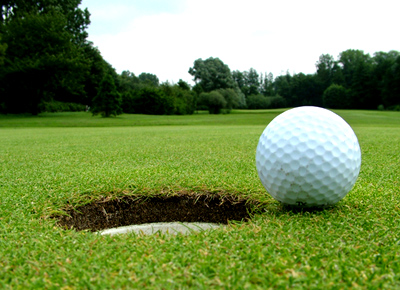
#> input picture Exp7/project_5/img1.png, 400 x 290 px
$ python '颜色直方图.py'
#> lines starting #> are read from the running program, lines starting #| are printed output that depends on the picture
import cv2
import numpy as np
import matplotlib.pyplot as plt

def RGB(img):
    b, g, r = cv2.split(img)
    x = b.sum()
    y = g.sum()
    z = r.sum()
    total = x+y+z
    rate = [float(x)/total, float(y)/total, float(z)/total]
    return rate

def draw(data, name):
    global count
    plt.figure(count)
    colors = ['b', 'g', 'r']
    bgr = [1, 2, 3]
    a=plt.bar(bgr, data, 0.5, color=colors, linewidth=0, align='center')
    plt.xticks(bgr, colors)
    plt.title(name)
    for i in a:
        #print i
        xloc = i.get_x()
        yloc = i.get_height()
        #print xloc, yloc
        plt.text(xloc+0.15,yloc*1.01,("%.3f"%yloc))
    count += 1

N = 2
count = 0
for i in range(N):
    plt.figure(i)
img1 = cv2.imread("img1.png",cv2.IMREAD_COLOR)
#> img1 is the input picture: shape (290, 400, 3); mean B, G, R 85.2, 142.6, 120.1
data1 = RGB(img1)
#> in RGB, `b, g, r = cv2.split(img)`:
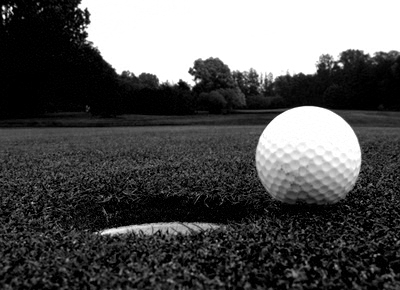
#> b: shape (290, 400); min 0, max 255, mean 85.2
#> in RGB, `b, g, r = cv2.split(img)`:
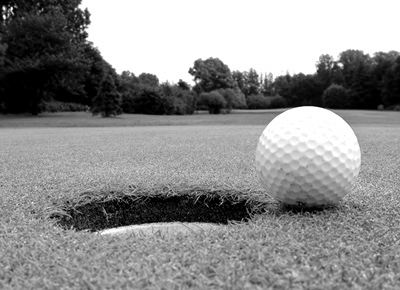
#> g: shape (290, 400); min 0, max 255, mean 142.6
#> in RGB, `b, g, r = cv2.split(img)`:
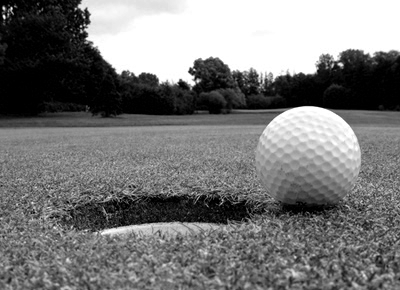
#> r: shape (290, 400); min 0, max 255, mean 120.1
#> in RGB, `x = b.sum()`: x = 9878968
#> in RGB, `y = g.sum()`: y = 16544285
#> in RGB, `z = r.sum()`: z = 13933651
#> in RGB, `total = x+y+z`: total = 40356904
#> in RGB, `rate = [float(x)/total, float(y)/total, float(z)/total]`: rate = [0.245, 0.41, 0.345]
#> data1 = [0.245, 0.41, 0.345]
draw(data1,"color histogram for img1")
#> the loop in draw, `for i in a:` made 3 passes
#> (xloc, yloc) on passes 1 to 3: (0.75, 0.245), (1.75, 0.41), (2.75, 0.345)
img2 = cv2.imread("img2.png",cv2.IMREAD_COLOR)
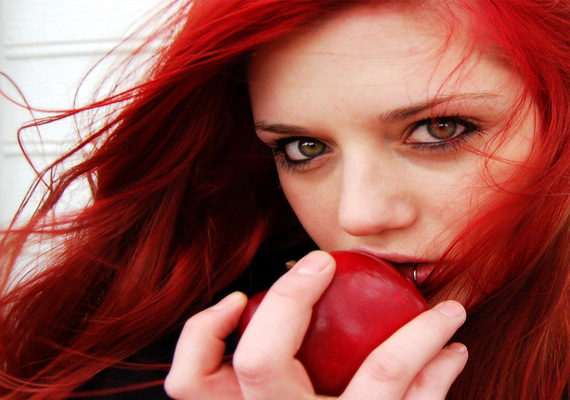
#> input picture Exp7/project_5/img2.png, 570 x 400 px
#> img2 is the input picture: shape (400, 570, 3); mean B, G, R 78.8, 86.1, 153.3
data2 = RGB(img2)
#> in RGB (call 2), `b, g, r = cv2.split(img)`:
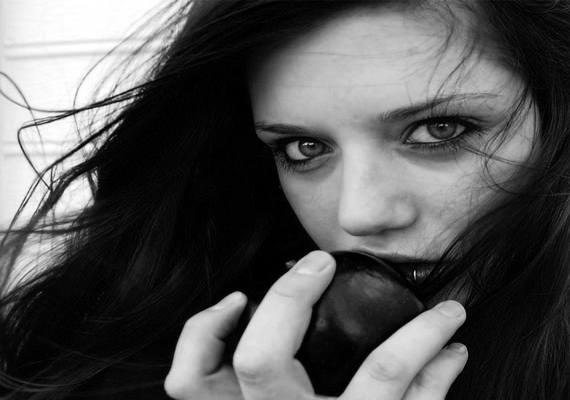
#> g: shape (400, 570); min 0, max 255, mean 86.1
#> in RGB (call 2), `b, g, r = cv2.split(img)`:
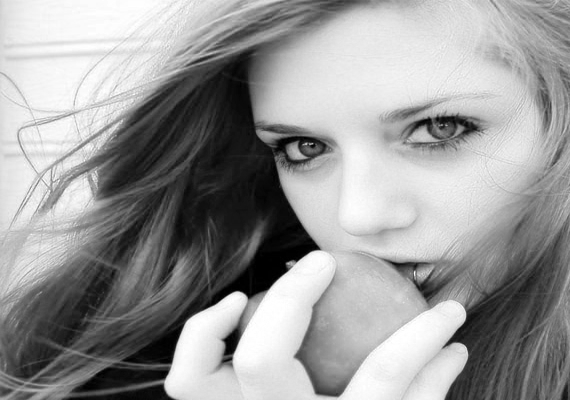
#> r: shape (400, 570); min 0, max 255, mean 153.3
#> in RGB (call 2), `x = b.sum()`: x = 17958064
#> in RGB (call 2), `y = g.sum()`: y = 19620039
#> in RGB (call 2), `z = r.sum()`: z = 34962017
#> in RGB (call 2), `total = x+y+z`: total = 72540120
#> in RGB (call 2), `rate = [float(x)/total, float(y)/total, float(z)/total]`: rate = [0.248, 0.27, 0.482]
#> data2 = [0.248, 0.27, 0.482]
draw(data2,"color histogram for img2")
#> the loop in draw (call 2), `for i in a:` made 3 passes
#> (xloc, yloc) on passes 1 to 3: (0.75, 0.248), (1.75, 0.27), (2.75, 0.482)
plt.show()
#> figure, not shown here; tallest bar 0.41 high, from x = 1.75 to 2.25
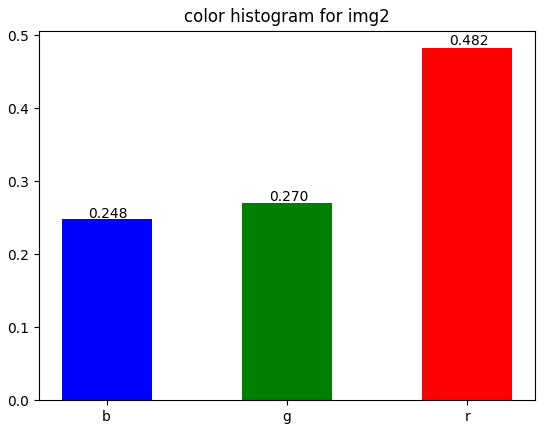
#> figure drawn by matplotlib, 1 panel; tallest bar 0.482 high, from x = 2.75 to 3.25
